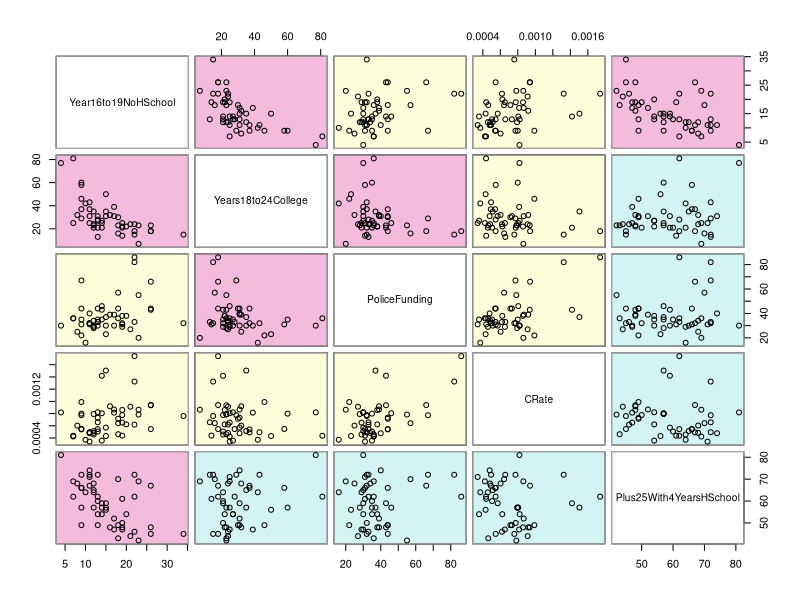
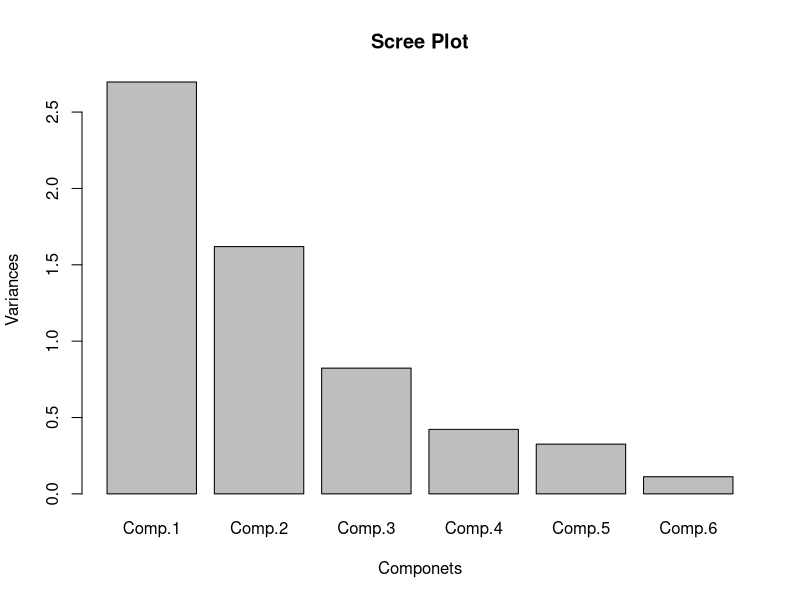
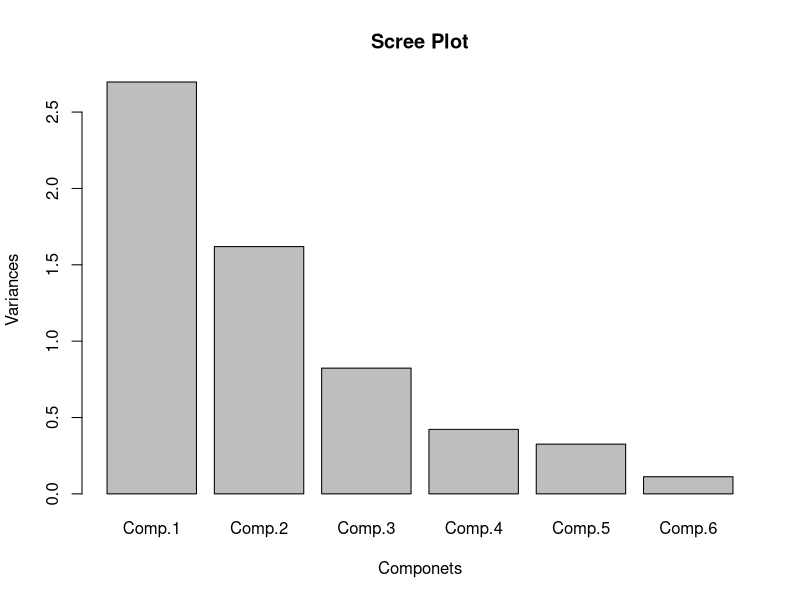
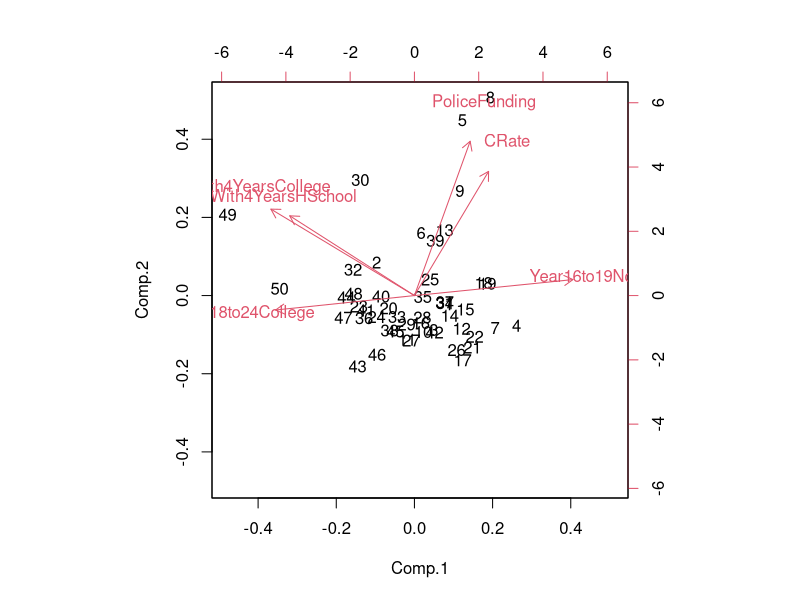
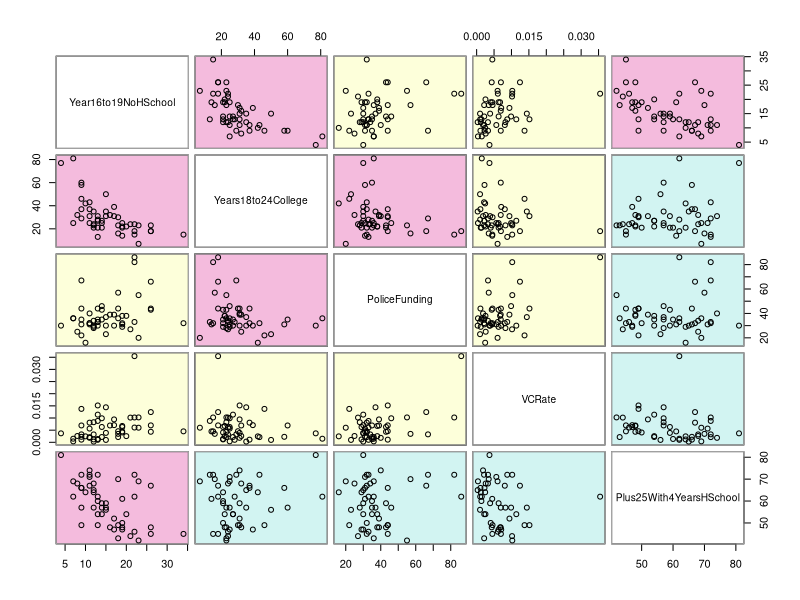
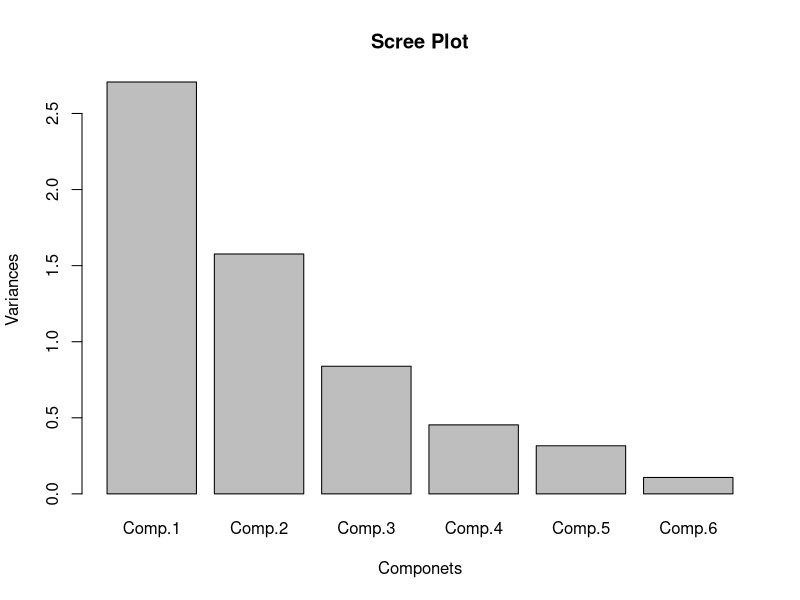
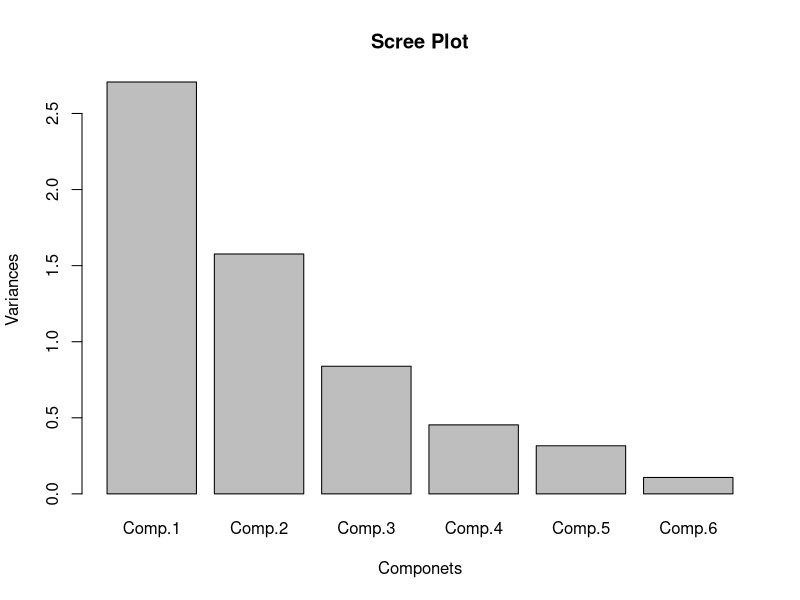
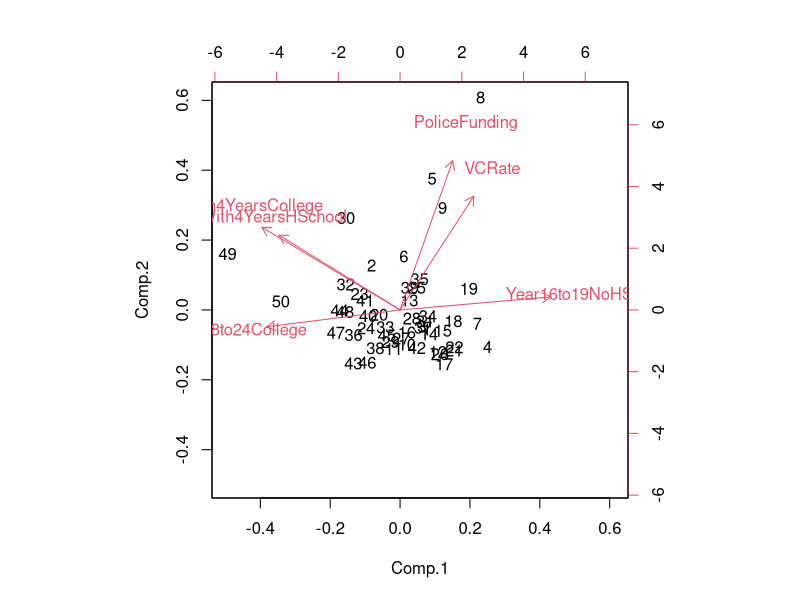

R code for these plots, in order:

# Crime Rate

#Principal Component Analysis

CrimeRate <- read.csv("CrimeRate.csv", header=TRUE)



library(gclus)
my.abs     <- abs(cor(CrimeRate[,-1]))
my.colors  <- dmat.color(my.abs)
my.ordered <- order.single(cor(CrimeRate[,-1]))
cpairs(CrimeRate, my.ordered, panel.colors=my.colors, gap=0.5)


CrimeRate.pca<-princomp(CrimeRate,scores=T,cor=T)
screeplot(CrimeRate.pca,main="Scree Plot",xlab="Componets")

summary(CrimeRate.pca)

plot(CrimeRate.pca,main="Scree Plot",xlab="Componets")
biplot(CrimeRate.pca)


CrimeRate.pca$loadings

CrimeRate.fa<-factanal(CrimeRate,factors=2)
CrimeRate.fa


###############


VCR <- read.csv("VCR.csv", header=TRUE)



library(gclus)
my.abs     <- abs(cor(VCR[,-1]))
my.colors  <- dmat.color(my.abs)
my.ordered <- order.single(cor(VCR[,-1]))
cpairs(VCR, my.ordered, panel.colors=my.colors, gap=0.5)


VCR.pca<-princomp(VCR,scores=T,cor=T)
screeplot(VCR.pca,main="Scree Plot",xlab="Componets")

summary(VCR.pca)

plot(VCR.pca,main="Scree Plot",xlab="Componets")
biplot(VCR.pca)


VCR.pca$loadings

VCR.fa<-factanal(VCR,factors=2)
